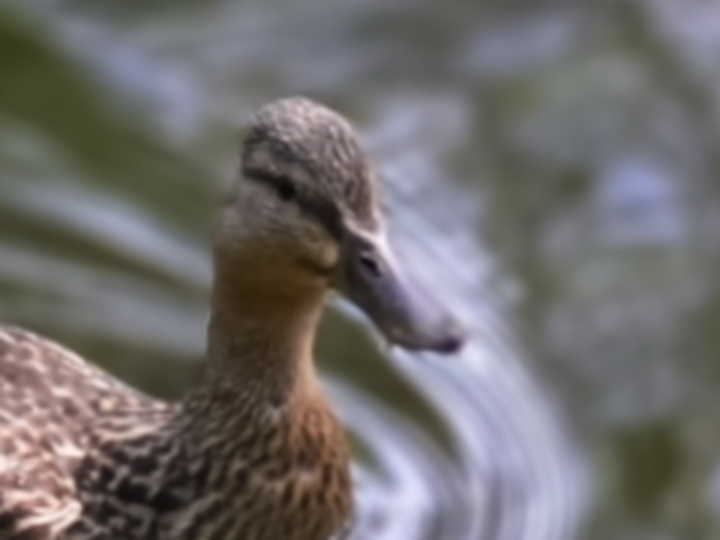
#> input picture 汇报/2026-11-27_现有方法分析与研究进展/99_过程文件_可删除或归档/素材/dc0.png, 720 x 540 px, given in place of B2-high-f001-N1.4-F1.4-in_focus.png, which was not available
$ python extract.py
#> lines starting #> are read from the running program, lines starting #| are printed output that depends on the picture; after the words box and inside, x2 and y2 are one past the last pixel; in counts of white or black regions, pixels touching at a corner belong together
### 汇报/2026-11-11_前馈视频虚化思路与验证/99_过程文件_可删除或归档/split.py
import sys, numpy as np
from PIL import Image
def runs(mask, minlen):
    out=[];start=None
    for i,v in enumerate(mask):
        if v and start is None: start=i
        if not v and start is not None:
            if i-start>=minlen: out.append((start,i))
            start=None
    if start is not None and len(mask)-start>=minlen: out.append((start,len(mask)))
    return out
def tiles(path, minsize=60):
#> called with minsize = 60
    im=np.asarray(Image.open(path).convert('RGB')).astype(int)
    nw=(im.min(axis=2)<235)
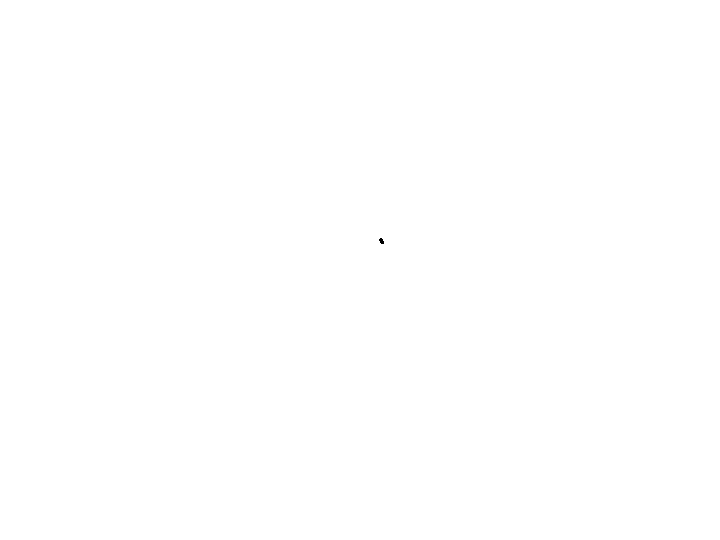
#> nw: shape (540, 720) bool; 100% white; black in thin lines or dots, all inside (x1, y1, x2, y2) = (379, 238, 384, 244)
    H,W=nw.shape
#> H = 540; W = 720
    rows=runs(nw.mean(axis=1)>0.25, minsize)
#> the loop in runs, `for i,v in enumerate(mask):` made 540 passes
#> after the loop in runs, `for i,v in enumerate(mask):`: out = []; start = 0
#> rows = [(0, 540)]
    res=[]
    for r0,r1 in rows:
        band=nw[r0:r1]
        cols=runs(band.mean(axis=0)>0.6, minsize)
        res.append([(r0,r1,c0,c1) for c0,c1 in cols])
#> this loop made 1 pass
#> (r0, r1, cols) on pass 1: (0, 540, [(0, 720)])
#> after the loop, res = [[(0, 540, 0, 720)]]
    return res
# [4 lines that do not run on import are left out]

### 汇报/2026-11-11_前馈视频虚化思路与验证/99_过程文件_可删除或归档/extract.py
import json, numpy as np, OpenEXR, sys
from PIL import Image
sys.path.insert(0,'/tmp/claude-0/-root-autodl-tmp/ac32074c-db8a-4e0f-87bd-8cdb40db961a/scratchpad/build')
from split import tiles
O='/root/autodl-tmp/OPPO-depth-guided-video-bokeh/outputs/'
T='/tmp/claude-0/-root-autodl-tmp/ac32074c-db8a-4e0f-87bd-8cdb40db961a/scratchpad/build/tiles/'
def grab(path, r, c, name, inset=3):
    t=tiles(O+path); r0,r1,c0,c1=t[r][c]
#> after `t = tiles(O + path)`: t = [[(0, 540, 0, 720)]]
#> after `r0, r1, c0, c1 = t[r][c]`: r0 = 0; r1 = 540; c0 = 0; c1 = 720
    im=Image.open(O+path).convert('RGB').crop((c0+inset,r0+inset,c1-inset,r1-inset))
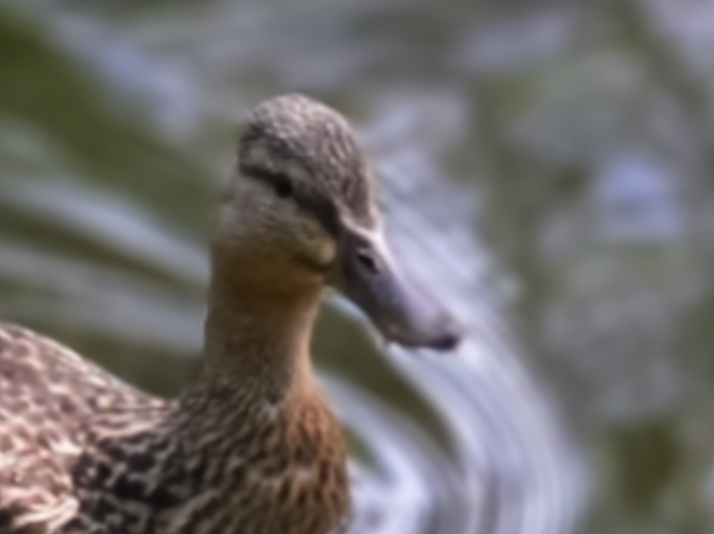
#> im: PIL image 714x534 RGB; mean R, G, B 112.6, 109.4, 109
    im.save(T+name+'.png'); return im.size
jobs=[
 # S1b in-focus f001 F1.4: cols Cycles0 LDR1 O3_SHARP2 SHARP_full3 A_color4
 ('route3-sharp-s1b-2026-11-11-01/evaluation-native/B2-high-f001-N1.4-F1.4-in_focus.png', {'gt':0,'o3':2,'sharp':3,'anchor':4}, 'p9_inf'),
 ('route3-sharp-s1b-2026-11-11-01/evaluation-native/B2-high-f030-N1.4-F5-band.png', {'gt':0,'o3':2,'sharp':3,'anchor':4}, 'p9_band'),
 # S1 in-focus: Cycles0 O3_DA3 2 O3_SHARP3 VG_SHARP4 SHARP_full6
 ('route3-sharp-s1-2026-11-11-01/evaluation-native/B2-high-f001-N1.4-F1.4-in_focus.png', {'gt':0,'vg':4,'sharpfull':6}, 'p4_s1inf'),
 ('route3-sharp-s1-2026-11-11-01/zero-evaluation/f001-native.png', None, 'p4_zero'),
 ('route3-c1-2026-11-10-01/source-diagnostics-panel.png', None, 'p4_movies'),
 ('route3-b2only-2026-11-10-01/evaluation/visualizations/B2-high-N1.4-F5-patches.png', None,'p7_patch'),
 ('route3-upper-bound-2026-11-11-01/U0-evaluation/B2-high-f030-N1.4-F5-U0.png', None,'p2_u0'),
]
for path,cols,name in jobs[:3]:
    for k,c in cols.items():
#> (the run stopped early here; a loop or call above may not have finished)

$ run again, on 汇报/2026-11-27_现有方法分析与研究进展/99_过程文件_可删除或归档/素材/dc3.png
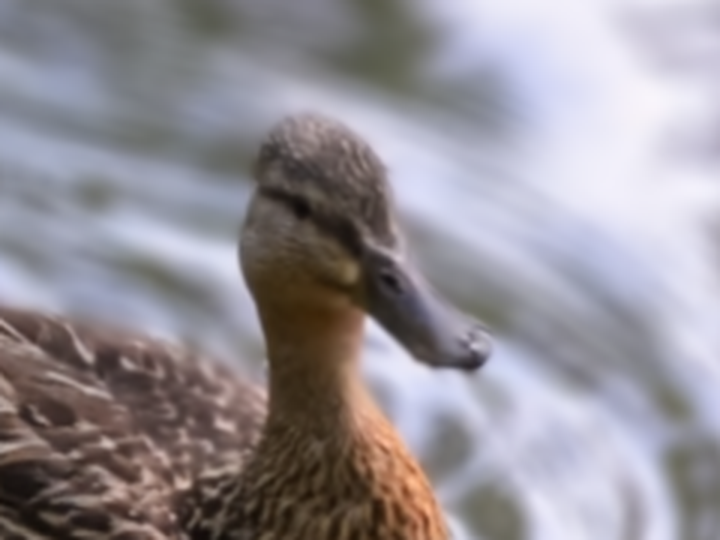
#> input picture 汇报/2026-11-27_现有方法分析与研究进展/99_过程文件_可删除或归档/素材/dc3.png, 720 x 540 px, given in place of B2-high-f001-N1.4-F1.4-in_focus.png, which was not available
#> in tiles, `nw=(im.min(axis=2)<235)`:
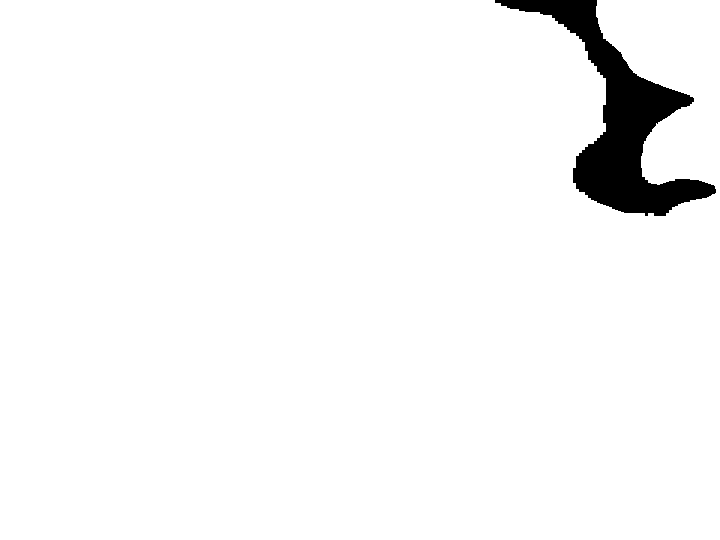
#> nw: shape (540, 720) bool; 96.6% white; 1 black region, box (x1, y1, x2, y2) and area: (495, 0, 716, 216) 13232
#> the loop in runs, `for i,v in enumerate(mask):` made 540 passes
#> after the loop in runs, `for i,v in enumerate(mask):`: out = []; start = 0
#> rows = [(0, 540)]
#> the loop in tiles, `for r0,r1 in rows:` made 1 pass
#> (r0, r1, cols) on pass 1: (0, 540, [(0, 720)])
#> after the loop in tiles, `for r0,r1 in rows:`: res = [[(0, 540, 0, 720)]]
#> in grab, `r0, r1, c0, c1 = t[r][c]`: r0 = 0; r1 = 540; c0 = 0; c1 = 720
#> in grab, `im=Image.open(O+path).convert('RGB').crop((c0+inset,r0+inset,c1-inset,..`:
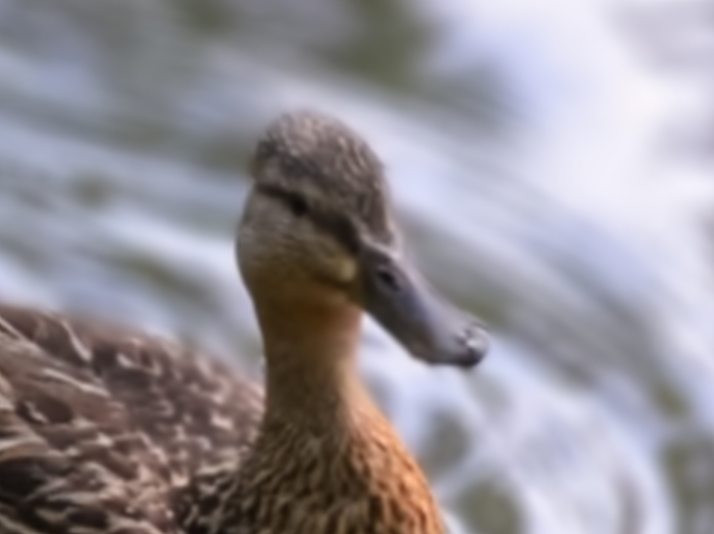
#> im: PIL image 714x534 RGB; mean R, G, B 149, 144.3, 151
